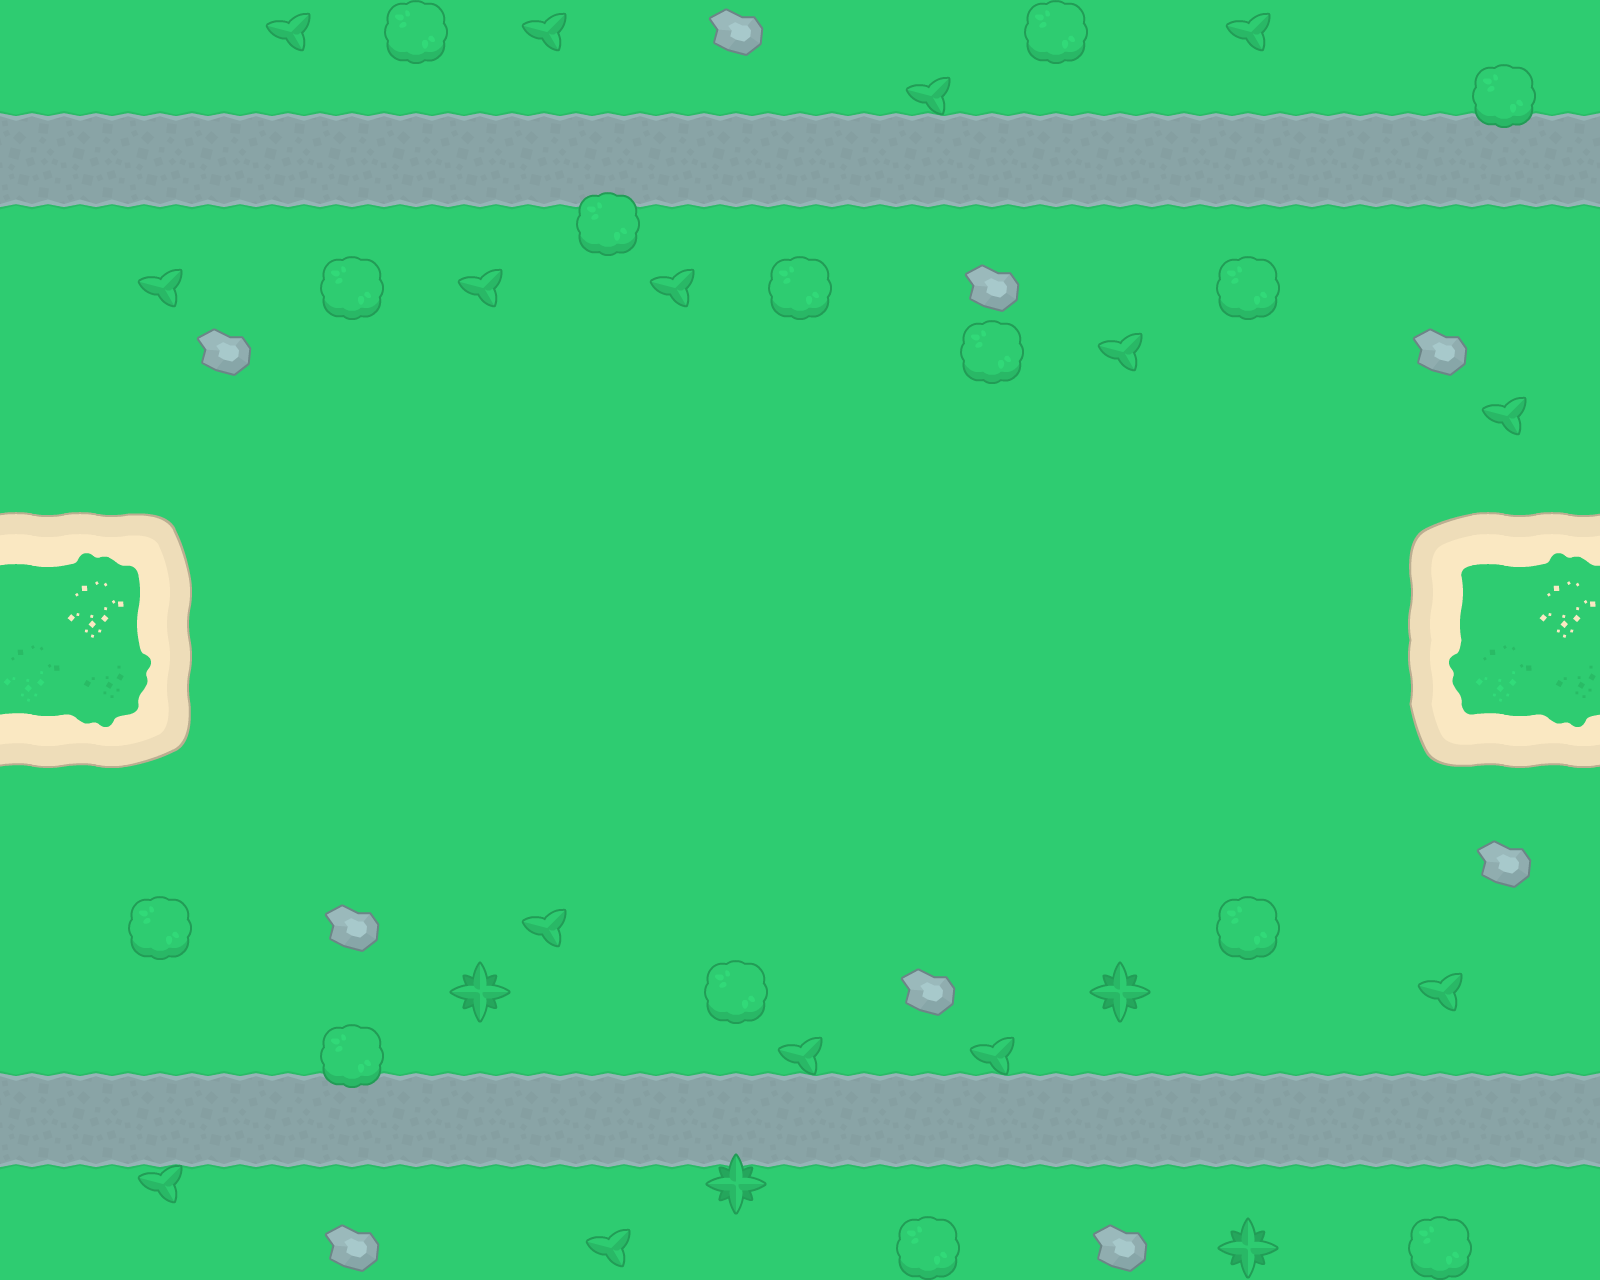

A level layout from a 2D game, rendered from its tile map. Below: a short description, then the map file with tile-grid data replaced by summaries:
An orthogonal 25x20 tile map with 64x64 px tiles, 2 tile layers (Ground and Paths, Trees), 2 tilesets and 5 objects (2x Start, 2x Finish, IntroButton).

<map version="1.2" tiledversion="1.3.3" orientation="orthogonal" renderorder="right-down" width="25" height="20" tilewidth="64" tileheight="64" infinite="0" nextlayerid="4" nextobjectid="9">
 <tileset firstgid="1" source="tower_defense_64.tsx" />
 <tileset firstgid="300" source="pirates_64.tsx" />
 <layer id="1" name="Ground and Paths" width="25" height="20">
  <data>[500 cells, 500 non-empty, 4 distinct tile ids]</data>
 </layer>
 <layer id="2" name="Trees" width="25" height="20">
  <data>[500 cells, 66 non-empty, 20 distinct tile ids]</data>
 </layer>
 <objectgroup id="3" name="Start and Stop">
  <object id="3" name="Start" x="-16" y="1088" width="16" height="64" />
  <object id="5" name="Start" x="-16" y="128" width="16" height="64" />
  <object id="6" name="Finish" x="1616" y="128" width="64" height="64" />
  <object id="7" name="Finish" x="1616" y="1088" width="64" height="64" />
  <object id="8" name="IntroButton" x="544" y="512" width="512" height="256" />
 </objectgroup>
</map>
